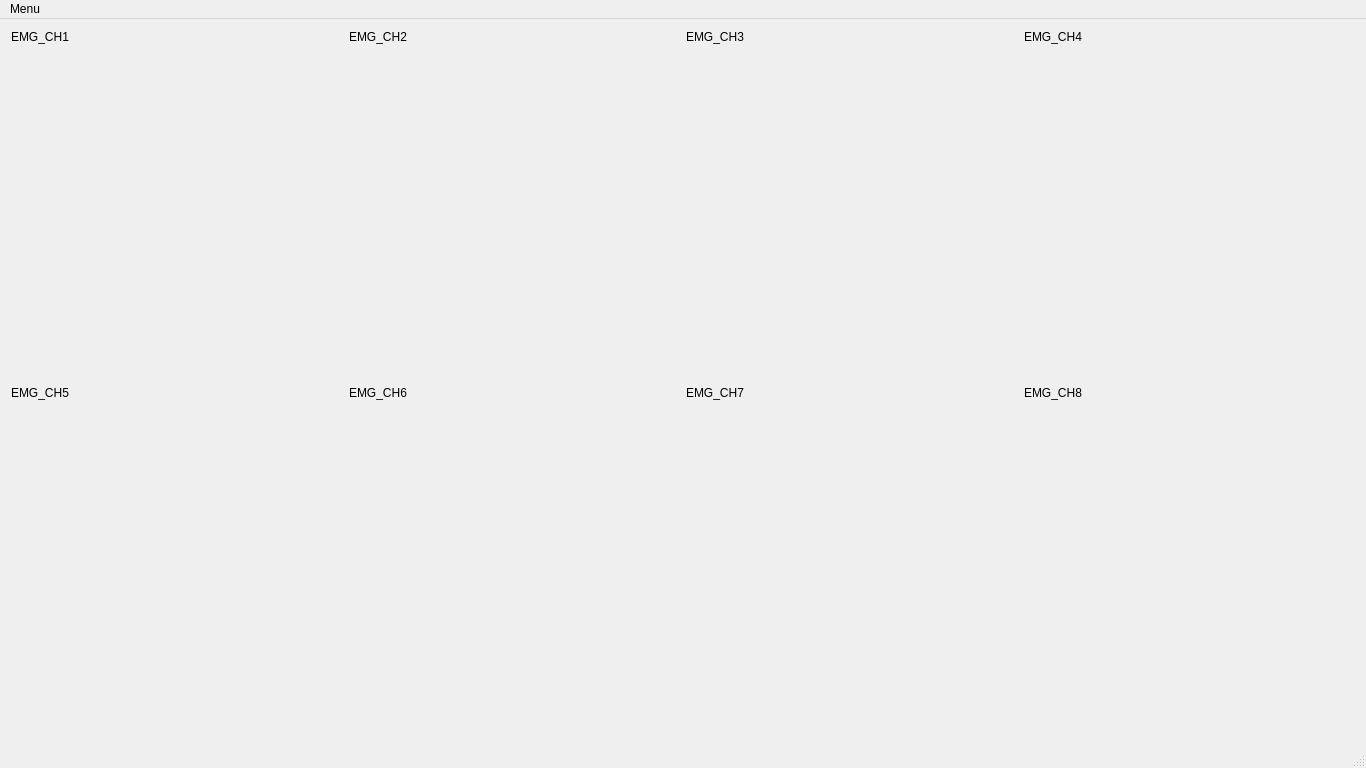
<?xml version="1.0" encoding="UTF-8"?>
<ui version="4.0">
 <class>MainWindow</class>
 <widget class="QMainWindow" name="MainWindow">
  <property name="geometry">
   <rect>
    <x>0</x>
    <y>0</y>
    <width>1366</width>
    <height>768</height>
   </rect>
  </property>
  <property name="windowTitle">
   <string>MainWindow</string>
  </property>
  <property name="windowIcon">
   <iconset resource="image.qrc">
    <normaloff>:/img/oymotion.ico</normaloff>:/img/oymotion.ico</iconset>
  </property>
  <widget class="QWidget" name="centralWidget">
   <layout class="QVBoxLayout" name="verticalLayout">
    <item>
     <layout class="QVBoxLayout" name="verticalLayout_1to4">
      <item>
       <layout class="QHBoxLayout" name="horizontalLayout_1to4">
        <item>
         <layout class="QVBoxLayout" name="verticalLayout_CH1">
          <item>
           <widget class="QLabel" name="label_CH1">
            <property name="sizePolicy">
             <sizepolicy hsizetype="Preferred" vsizetype="Fixed">
              <horstretch>0</horstretch>
              <verstretch>0</verstretch>
             </sizepolicy>
            </property>
            <property name="text">
             <string>EMG_CH1</string>
            </property>
           </widget>
          </item>
          <item>
           <widget class="QCustomPlot" name="customPlot_CH1" native="true"/>
          </item>
         </layout>
        </item>
        <item>
         <layout class="QVBoxLayout" name="verticalLayout_CH2">
          <item>
           <widget class="QLabel" name="label_CH2">
            <property name="sizePolicy">
             <sizepolicy hsizetype="Preferred" vsizetype="Fixed">
              <horstretch>0</horstretch>
              <verstretch>0</verstretch>
             </sizepolicy>
            </property>
            <property name="text">
             <string>EMG_CH2</string>
            </property>
           </widget>
          </item>
          <item>
           <widget class="QCustomPlot" name="customPlot_CH2" native="true"/>
          </item>
         </layout>
        </item>
        <item>
         <layout class="QVBoxLayout" name="verticalLayout_CH3">
          <item>
           <widget class="QLabel" name="label_CH3">
            <property name="sizePolicy">
             <sizepolicy hsizetype="Preferred" vsizetype="Fixed">
              <horstretch>0</horstretch>
              <verstretch>0</verstretch>
             </sizepolicy>
            </property>
            <property name="text">
             <string>EMG_CH3</string>
            </property>
           </widget>
          </item>
          <item>
           <widget class="QCustomPlot" name="customPlot_CH3" native="true"/>
          </item>
         </layout>
        </item>
        <item>
         <layout class="QVBoxLayout" name="verticalLayout_CH4">
          <item>
           <widget class="QLabel" name="label_CH4">
            <property name="sizePolicy">
             <sizepolicy hsizetype="Preferred" vsizetype="Fixed">
              <horstretch>0</horstretch>
              <verstretch>0</verstretch>
             </sizepolicy>
            </property>
            <property name="text">
             <string>EMG_CH4</string>
            </property>
           </widget>
          </item>
          <item>
           <widget class="QCustomPlot" name="customPlot_CH4" native="true"/>
          </item>
         </layout>
        </item>
       </layout>
      </item>
     </layout>
    </item>
    <item>
     <layout class="QVBoxLayout" name="verticalLayout_5to8">
      <item>
       <layout class="QHBoxLayout" name="horizontalLayout_CH7">
        <item>
         <layout class="QVBoxLayout" name="verticalLayout_CH5">
          <item>
           <widget class="QLabel" name="label_CH5">
            <property name="sizePolicy">
             <sizepolicy hsizetype="Preferred" vsizetype="Fixed">
              <horstretch>0</horstretch>
              <verstretch>0</verstretch>
             </sizepolicy>
            </property>
            <property name="text">
             <string>EMG_CH5</string>
            </property>
           </widget>
          </item>
          <item>
           <widget class="QCustomPlot" name="customPlot_CH5" native="true"/>
          </item>
         </layout>
        </item>
        <item>
         <layout class="QVBoxLayout" name="verticalLayout_CH6">
          <item>
           <widget class="QLabel" name="label_CH6">
            <property name="sizePolicy">
             <sizepolicy hsizetype="Preferred" vsizetype="Fixed">
              <horstretch>0</horstretch>
              <verstretch>0</verstretch>
             </sizepolicy>
            </property>
            <property name="text">
             <string>EMG_CH6</string>
            </property>
           </widget>
          </item>
          <item>
           <widget class="QCustomPlot" name="customPlot_CH6" native="true"/>
          </item>
         </layout>
        </item>
        <item>
         <layout class="QVBoxLayout" name="verticalLayout_7">
          <item>
           <widget class="QLabel" name="label_CH7">
            <property name="sizePolicy">
             <sizepolicy hsizetype="Preferred" vsizetype="Fixed">
              <horstretch>0</horstretch>
              <verstretch>0</verstretch>
             </sizepolicy>
            </property>
            <property name="text">
             <string>EMG_CH7</string>
            </property>
           </widget>
          </item>
          <item>
           <widget class="QCustomPlot" name="customPlot_CH7" native="true"/>
          </item>
         </layout>
        </item>
        <item>
         <layout class="QVBoxLayout" name="verticalLayout_CH8">
          <item>
           <widget class="QLabel" name="label_CH8">
            <property name="enabled">
             <bool>true</bool>
            </property>
            <property name="sizePolicy">
             <sizepolicy hsizetype="Preferred" vsizetype="Fixed">
              <horstretch>0</horstretch>
              <verstretch>0</verstretch>
             </sizepolicy>
            </property>
            <property name="text">
             <string>EMG_CH8</string>
            </property>
           </widget>
          </item>
          <item>
           <widget class="QCustomPlot" name="customPlot_CH8" native="true"/>
          </item>
         </layout>
        </item>
       </layout>
      </item>
     </layout>
    </item>
   </layout>
  </widget>
  <widget class="QMenuBar" name="menuBar">
   <property name="geometry">
    <rect>
     <x>0</x>
     <y>0</y>
     <width>1366</width>
     <height>23</height>
    </rect>
   </property>
   <widget class="QMenu" name="menu">
    <property name="title">
     <string>Menu</string>
    </property>
    <addaction name="actionConnectTogForce"/>
    <addaction name="actionConnectToSounPlayer"/>
    <addaction name="actionExit"/>
   </widget>
   <addaction name="menu"/>
  </widget>
  <widget class="QStatusBar" name="statusBar"/>
  <action name="actionConnectToSounPlayer">
   <property name="text">
    <string>Connect To Sound Player</string>
   </property>
  </action>
  <action name="actionExit">
   <property name="text">
    <string>Exit</string>
   </property>
   <property name="toolTip">
    <string>Exit</string>
   </property>
  </action>
  <action name="actionConnectTogForce">
   <property name="text">
    <string>Connect To gForce</string>
   </property>
  </action>
 </widget>
 <layoutdefault spacing="6" margin="11"/>
 <customwidgets>
  <customwidget>
   <class>QCustomPlot</class>
   <extends>QWidget</extends>
   <header>../qcustomplot/qcustomplot.h</header>
   <container>1</container>
  </customwidget>
 </customwidgets>
 <resources>
  <include location="image.qrc"/>
 </resources>
 <connections/>
</ui>
